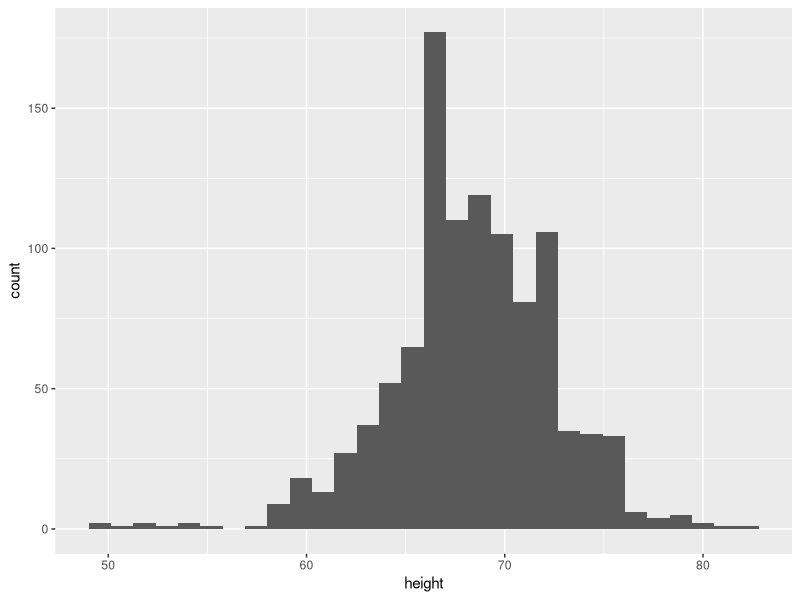
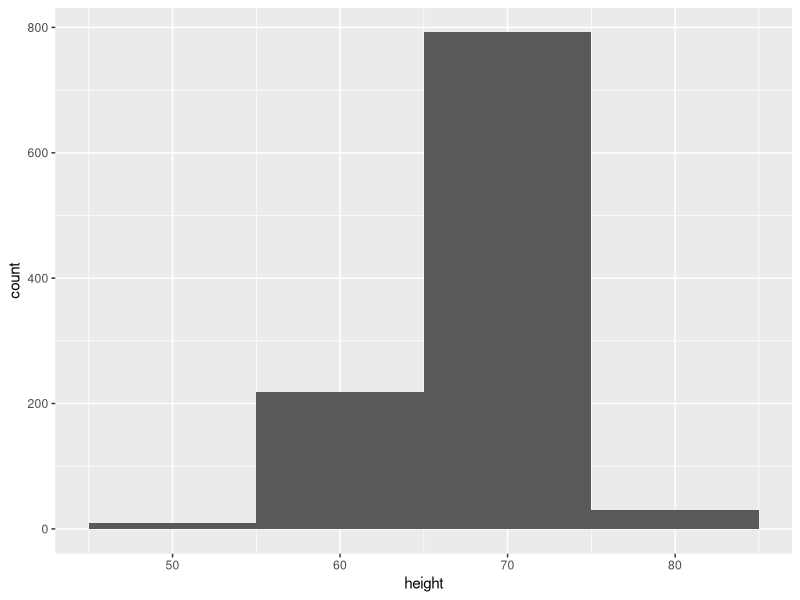
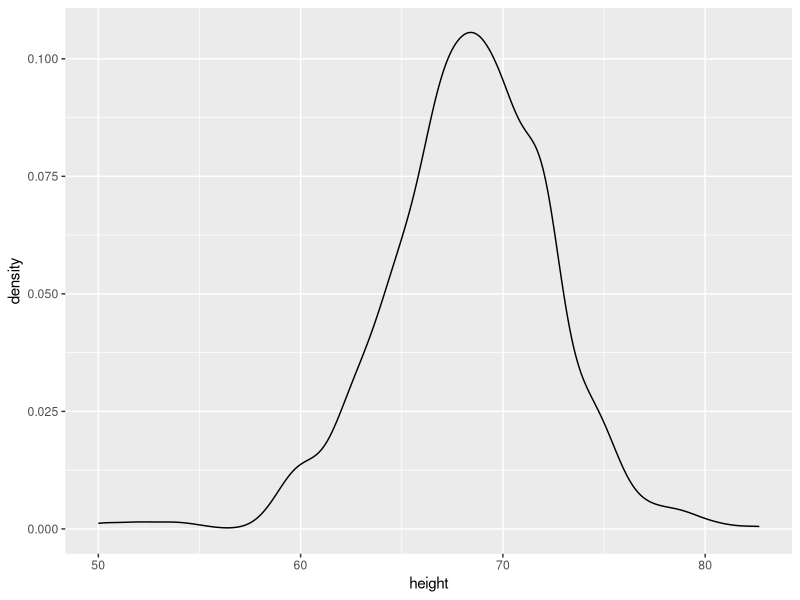
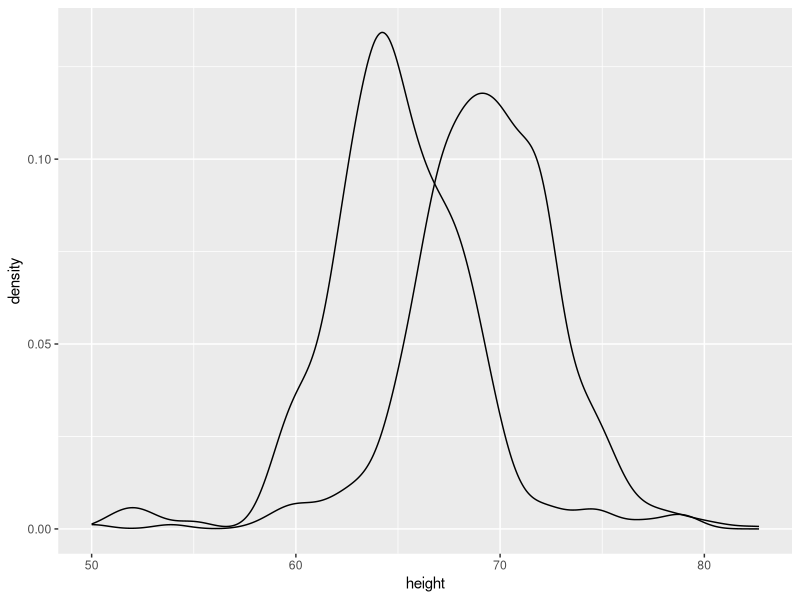
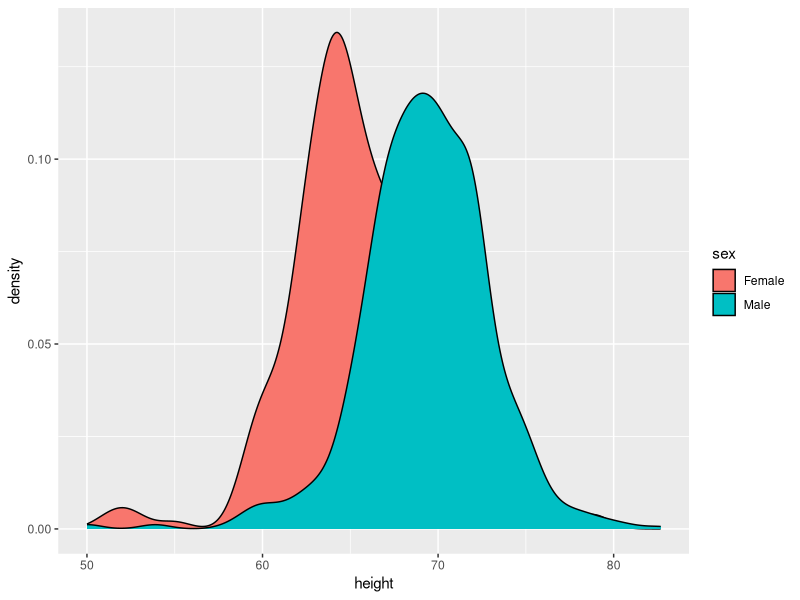
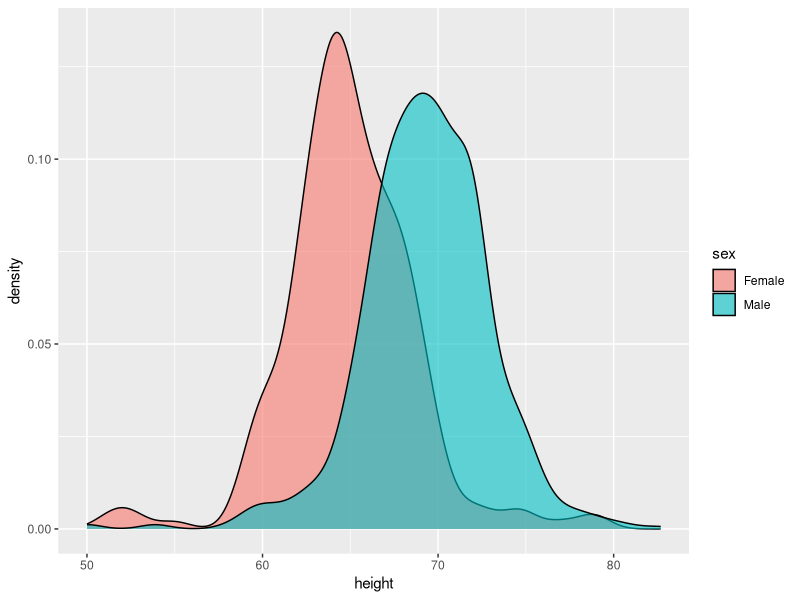
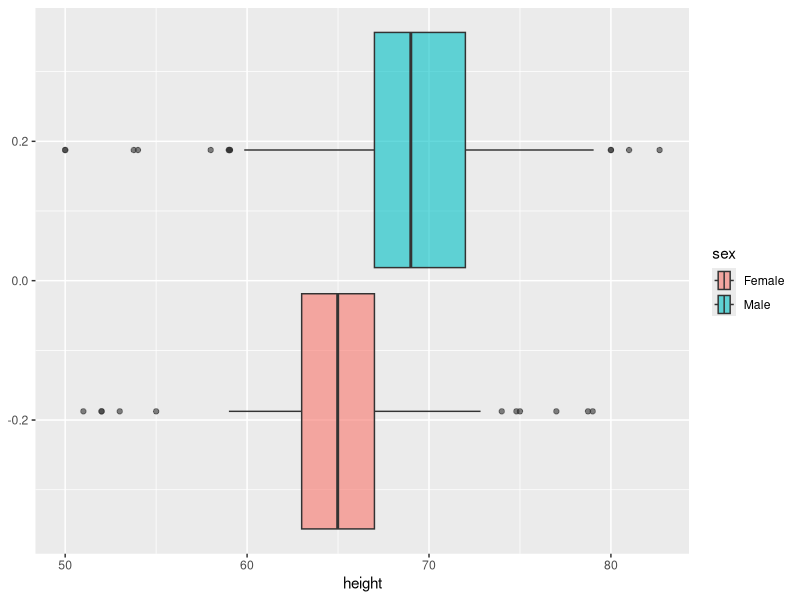
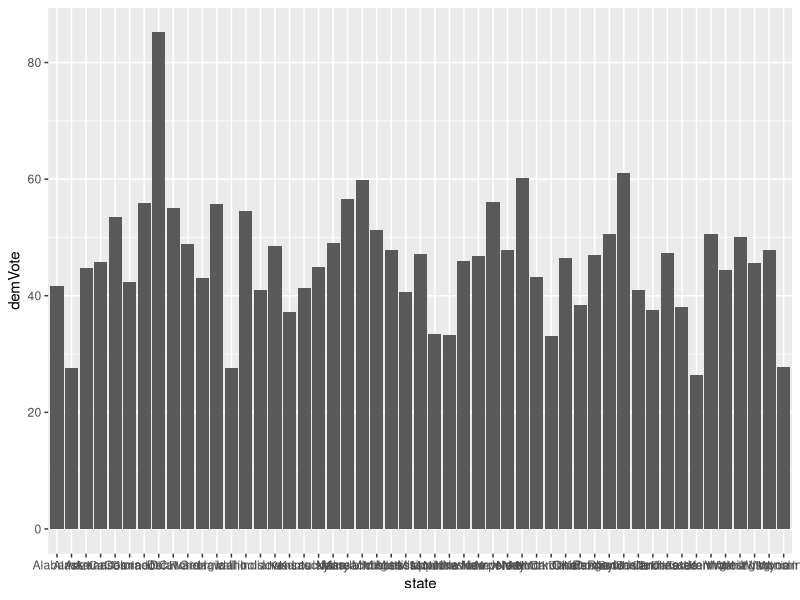

Write the R code that produced these figures, in order.
## ---- chunk 1
knitr::opts_chunk$set(echo = TRUE)
library(tidyverse)
## ---- chunk 2
#install.packages("dslabs")
library(dslabs)
data(heights)
glimpse(heights)
head(heights)
## ---- chunk 3
ggplot(heights) + geom_histogram(aes(x = height))


## ---- chunk 4
ggplot(heights) + geom_histogram(aes(x = height), binwidth = 10)
## ---- chunk 5
ggplot(heights) + geom_density(aes(x = height))
## ---- chunk 6
ggplot(heights) + geom_density(aes(x = height, group = sex))
## ---- chunk 7
# color makes the outlines, 
ggplot(heights) + geom_density(aes(x = height, fill = sex))

## ---- chunk 8
ggplot(heights) + geom_density(aes(x = height, fill = sex),alpha = .6)

## ---- chunk 9
ggplot(heights) + geom_boxplot(aes(x = height, fill = sex),alpha = .6)
## ---- chunk 10

heights %>% summarise(mean_height = mean(height), median_height = median(height))
## ---- chunk 11
head(heights)
heights %>% group_by(sex) %>% summarise(mean_data = mean(height), median_data = median(height))
## ---- chunk 12

heights %>% filter(sex == "Female") %>% summarise(tallest_female_group = max(height))

heights %>% filter(sex == "Male") %>% summarise(shortest_male_group = min(height))

## ---- chunk 13
# install.packages("pscl")
library(pscl) # loads in the package that has this data. 
## You might need to install this...

# data for presidental elections
votedata <-  presidentialElections
glimpse(votedata)
head(votedata)
## ---- chunk 14
ggplot(votedata %>% filter(year == 2000)) + geom_col(aes(x = state, y = demVote))

## ---- chunk 15

ggplot(votedata %>% filter(year == 2000)) + geom_col(aes(x = state, y = demVote)) + coord_flip()

## ---- chunk 16

ggplot(votedata %>% filter(year == 2000)) + geom_col(aes(x = reorder(state, demVote), y = demVote)) + coord_flip()

## ---- chunk 17

ggplot(votedata %>% filter(year == 2000)) + geom_col(aes(x = reorder(state, demVote), y = demVote)) + coord_flip() + facet_wrap(~ south)
## ---- chunk 18
ggplot(votedata %>% filter(year == 2000)) + geom_col(aes(x = reorder(state, demVote), y = demVote, fill = south)) + coord_flip() 

## ---- chunk 19
ggplot(votedata %>% filter(year == 2008 | year == 2016)) + 
  geom_col(aes(x = reorder(state, demVote), y = demVote, fill = south)) + 
  coord_flip() + 
  facet_wrap(~ year) + 
  labs(title = "Percent Dem Vote by State, in 2000",
       subtitle = "Colored by State location", 
       x = "State",
       y = "% Votes Democratic") + 
  theme(legend.position = "bottom")
## ---- chunk 20
ggplot(votedata %>% filter(year == 2008 | year == 2016)) + 
  geom_col(aes(x = reorder(state, demVote), y = demVote, fill = south)) + 
  coord_flip() + 
  facet_wrap(~ year) + 
  labs(title = "Percent Dem Vote by State, in 2000",
       subtitle = "Colored by State location", 
       x = "State",
       y = "% Votes Democratic") + 
  theme(legend.position = "bottom") + 
  geom_hline(yintercept = 50)

## ---- chunk 21
library(maps)
votedata$state <- tolower(votedata$state)  ## states need to be lowercase for linking

states_map <- map_data("state") ## this gives us the lat and long for each point of each state.
  
map_plot <-  ggplot(data =  votedata %>% filter(year == 2008), aes(map_id = state)) +
    geom_map(aes(fill = demVote), map = states_map) +
    expand_limits(x = states_map$long, y = states_map$lat)
map_plot  
## ---- chunk 22
map_plot <-  ggplot(data =  votedata %>% filter(year == 2016), aes(map_id = state)) +
  geom_map(aes(fill = demVote), map = states_map)+
  expand_limits(x = states_map$long, y = states_map$lat)
map_plot  
## ---- chunk 23

map_plot <-  ggplot(data =  votedata %>% filter(year == 2016), aes(map_id = state)) +
  geom_map(aes(fill = south), map = states_map)+
  expand_limits(x = states_map$long, y = states_map$lat)
map_plot  
## ---- chunk 24
votedata %>% group_by(south, year) %>% summarise(mean_dem = mean(demVote))

## ---- chunk 25

votedata %>% 
  group_by(south, year) %>% 
  summarise(mean_dem = mean(demVote)) %>% 
  ggplot(aes(x = year, y = mean_dem, color = south)) + geom_line()
## ---- chunk 26
library(palmerpenguins)
glimpse(penguins)
## ---- chunk 27
ggplot(penguins, aes(x = body_mass_g, y = species)) + geom_boxplot()

## ---- chunk 28
ggplot(penguins, aes(x = body_mass_g, y = species)) + geom_boxplot() + geom_point()

## ---- chunk 29

ggplot(penguins, aes(x = body_mass_g, y = species)) + geom_boxplot() + geom_jitter()
## ---- chunk 30
ggplot(penguins, aes(x = body_mass_g, y = species))  + geom_jitter() + geom_boxplot(alpha = 0.5)


## ---- chunk 31

ggplot(penguins, aes(x = body_mass_g, y = species))  + geom_jitter() + geom_violin(alpha = 0.5)

## ---- chunk 32
